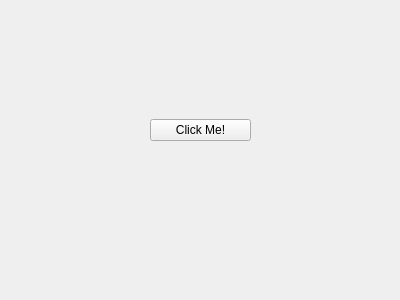
<?xml version="1.0" encoding="UTF-8"?>
<ui version="4.0">
 <class>MainWindow</class>
 <widget class="QMainWindow" name="MainWindow">
  <property name="geometry">
   <rect>
    <x>0</x>
    <y>0</y>
    <width>400</width>
    <height>300</height>
   </rect>
  </property>
  <property name="windowTitle">
   <string>MainWindow</string>
  </property>
  <widget class="QWidget" name="centralwidget">
   <widget class="QWidget" name="verticalLayoutWidget">
    <property name="geometry">
     <rect>
      <x>150</x>
      <y>100</y>
      <width>101</width>
      <height>61</height>
     </rect>
    </property>
    <layout class="QVBoxLayout" name="verticalLayout">
     <item>
      <widget class="QPushButton" name="pushButton">
       <property name="text">
        <string>Click Me!</string>
       </property>
      </widget>
     </item>
    </layout>
   </widget>
   <widget class="QWidget" name="widget">
    <property name="geometry">
     <rect>
      <x>10</x>
      <y>10</y>
      <width>381</width>
      <height>81</height>
     </rect>
    </property>
   </widget>
  </widget>
 </widget>
 <resources/>
 <connections/>
</ui>
